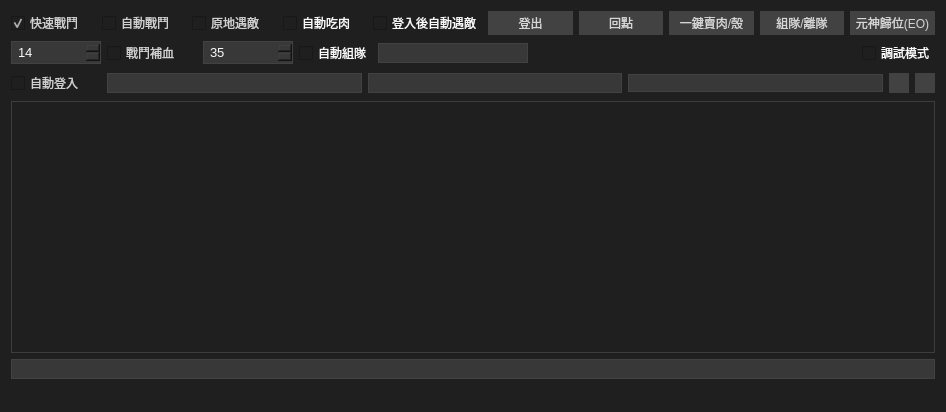
<?xml version="1.0" encoding="UTF-8"?>
<ui version="4.0">
 <class>MainFormClass</class>
 <widget class="QMainWindow" name="MainFormClass">
  <property name="geometry">
   <rect>
    <x>0</x>
    <y>0</y>
    <width>946</width>
    <height>412</height>
   </rect>
  </property>
  <property name="windowTitle">
   <string>MainForm</string>
  </property>
  <property name="styleSheet">
   <string notr="true">QWidget{
color: rgb(250, 250, 250);
background-color: rgb(31, 31, 31);
}

QToolBar{
color: rgb(250, 250, 250);
background-color: rgb(31, 31, 31);
border:none;
}

QToolButton{
color: rgb(250, 250, 250);
background-color: rgb(31, 31, 31);
border:none;
min-height:30
}

QToolButton::hover{
color: rgb(250, 250, 250);
background-color: rgb(61,61,61);
border: 1px solid rgb(112,112,112);
min-height:30
}

QToolButton:pressed,QToolButton:checked {
color: rgb(250, 250, 250);
background-color: rgb(61,61,61);
border: 1px solid rgb(46,46,46);
min-height:30

}

QStatusBar{
color: rgb(250, 250, 250);
background-color: rgb(31, 31, 31);
border:none;
}

QStatusBar::item {
     border: 0px solid red;
}

QMenuBar{
color: rgb(214,214,214); 
background-color: rgb(31,31,31)
}

QMenuBar::item {
spacing: 0px;
margin-top: 1px;
margin-left: 1px;
padding: 3px 8px;
color: rgb(214,214,214); 
background: transparent;
border-radius: 0px;
width: 65px;
height: 26px;
}

QMenuBar::item:selected{
border:1px solid rgb(112,112,112);background-color:rgb(61,61,61);color:rgb(250,250,250);}

QMenu{background-color:rgb(46, 46, 46); padding:5px; border: 1px solid rgb(66,66,66);}
QMenu::item{color:rgb(214,214,214);padding-left:8px;padding-top:7px;padding-bottom:8px;padding-right:10px;background-color:rgb(46, 46, 46);}
QMenu::item:selected{border:1px solid rgb(112,112,112);color:rgb(250,250,250);background-color:rgb(61,61,61);}
QMenu::item:hover{border:1px solid rgb(112,112,112);background-color:rgb(250,250,250);}
QMenu::item:disabled{background:rgb(46, 46, 46); color:rgb(92,92,92);}
QMenu::QAbstractItemView{color:rgb(214,214,214);padding-left:8px;padding-top:7px;padding-bottom:8px;padding-right:10px;background-color:rgb(46, 46, 46);}

QToolTip{border-style:none; background-color: rgb(57, 58, 60);color: rgb(208, 208, 208);}
</string>
  </property>
  <widget class="QWidget" name="centralWidget">
   <layout class="QGridLayout" name="gridLayout">
    <item row="0" column="0">
     <layout class="QVBoxLayout" name="verticalLayout">
      <item>
       <layout class="QHBoxLayout" name="horizontalLayout">
        <item>
         <widget class="QCheckBox" name="checkBox_EnableFastBattle">
          <property name="maximumSize">
           <size>
            <width>90</width>
            <height>16777215</height>
           </size>
          </property>
          <property name="focusPolicy">
           <enum>Qt::NoFocus</enum>
          </property>
          <property name="styleSheet">
           <string notr="true">QCheckBox { color: rgb(208, 208, 208);}</string>
          </property>
          <property name="text">
           <string>快速戰鬥</string>
          </property>
          <property name="checked">
           <bool>true</bool>
          </property>
         </widget>
        </item>
        <item>
         <widget class="QCheckBox" name="checkBox_EnableAutoBattle">
          <property name="maximumSize">
           <size>
            <width>90</width>
            <height>16777215</height>
           </size>
          </property>
          <property name="focusPolicy">
           <enum>Qt::NoFocus</enum>
          </property>
          <property name="styleSheet">
           <string notr="true">QCheckBox { color: rgb(208, 208, 208);}</string>
          </property>
          <property name="text">
           <string>自動戰鬥</string>
          </property>
          <property name="checked">
           <bool>false</bool>
          </property>
         </widget>
        </item>
        <item>
         <widget class="QCheckBox" name="checkBox_EnableAutoCombat">
          <property name="maximumSize">
           <size>
            <width>90</width>
            <height>16777215</height>
           </size>
          </property>
          <property name="focusPolicy">
           <enum>Qt::NoFocus</enum>
          </property>
          <property name="styleSheet">
           <string notr="true">QCheckBox { color: rgb(208, 208, 208);}</string>
          </property>
          <property name="text">
           <string>原地遇敵</string>
          </property>
         </widget>
        </item>
        <item>
         <widget class="QCheckBox" name="checkBox_EnableAutoEatMeat">
          <property name="maximumSize">
           <size>
            <width>90</width>
            <height>16777215</height>
           </size>
          </property>
          <property name="focusPolicy">
           <enum>Qt::NoFocus</enum>
          </property>
          <property name="text">
           <string>自動吃肉</string>
          </property>
          <property name="checked">
           <bool>false</bool>
          </property>
         </widget>
        </item>
        <item>
         <widget class="QCheckBox" name="checkBox_EnableAutoReCombat">
          <property name="text">
           <string>登入後自動遇敵</string>
          </property>
         </widget>
        </item>
        <item>
         <widget class="QPushButton" name="pushButton_logout">
          <property name="maximumSize">
           <size>
            <width>90</width>
            <height>16777215</height>
           </size>
          </property>
          <property name="focusPolicy">
           <enum>Qt::NoFocus</enum>
          </property>
          <property name="styleSheet">
           <string notr="true">QPushButton {
background-color: rgb(66, 66, 66);
border: 0px solid #dcdfe6;
padding: 3px;
color:rgb(214, 214, 214);
}

QPushButton:hover {
background-color: rgb(64, 53, 130);
color:rgb(250, 250, 250);
}

QPushButton:pressed, QPushButton:checked {
background-color: rgb(145, 131, 238);
color:rgb(250, 250, 250);
}

#button3 {
border-radius: 20px;
}</string>
          </property>
          <property name="text">
           <string>登出</string>
          </property>
         </widget>
        </item>
        <item>
         <widget class="QPushButton" name="pushButton_logback">
          <property name="maximumSize">
           <size>
            <width>90</width>
            <height>16777215</height>
           </size>
          </property>
          <property name="focusPolicy">
           <enum>Qt::NoFocus</enum>
          </property>
          <property name="styleSheet">
           <string notr="true">QPushButton {
background-color: rgb(66, 66, 66);
border: 0px solid #dcdfe6;
padding: 3px;
color:rgb(214, 214, 214);
}

QPushButton:hover {
background-color: rgb(64, 53, 130);
color:rgb(250, 250, 250);
}

QPushButton:pressed, QPushButton:checked {
background-color: rgb(145, 131, 238);
color:rgb(250, 250, 250);
}

#button3 {
border-radius: 20px;
}</string>
          </property>
          <property name="text">
           <string>回點</string>
          </property>
         </widget>
        </item>
        <item>
         <widget class="QPushButton" name="pushButton_sellall">
          <property name="maximumSize">
           <size>
            <width>90</width>
            <height>16777215</height>
           </size>
          </property>
          <property name="focusPolicy">
           <enum>Qt::NoFocus</enum>
          </property>
          <property name="styleSheet">
           <string notr="true">QPushButton {
background-color: rgb(66, 66, 66);
border: 0px solid #dcdfe6;
padding: 3px;
color:rgb(214, 214, 214);
}

QPushButton:hover {
background-color: rgb(64, 53, 130);
color:rgb(250, 250, 250);
}

QPushButton:pressed, QPushButton:checked {
background-color: rgb(145, 131, 238);
color:rgb(250, 250, 250);
}

#button3 {
border-radius: 20px;
}</string>
          </property>
          <property name="text">
           <string>一鍵賣肉/殼</string>
          </property>
         </widget>
        </item>
        <item>
         <widget class="QPushButton" name="pushButton_joinleave">
          <property name="styleSheet">
           <string notr="true">QPushButton {
background-color: rgb(66, 66, 66);
border: 0px solid #dcdfe6;
padding: 3px;
color:rgb(214, 214, 214);
}

QPushButton:hover {
background-color: rgb(64, 53, 130);
color:rgb(250, 250, 250);
}

QPushButton:pressed, QPushButton:checked {
background-color: rgb(145, 131, 238);
color:rgb(250, 250, 250);
}

#button3 {
border-radius: 20px;
}</string>
          </property>
          <property name="text">
           <string>組隊/離隊</string>
          </property>
         </widget>
        </item>
        <item>
         <widget class="QPushButton" name="pushButton">
          <property name="maximumSize">
           <size>
            <width>90</width>
            <height>16777215</height>
           </size>
          </property>
          <property name="focusPolicy">
           <enum>Qt::NoFocus</enum>
          </property>
          <property name="styleSheet">
           <string notr="true">QPushButton {
background-color: rgb(66, 66, 66);
border: 0px solid #dcdfe6;
padding: 3px;
color:rgb(214, 214, 214);
}

QPushButton:hover {
background-color: rgb(64, 53, 130);
color:rgb(250, 250, 250);
}

QPushButton:pressed, QPushButton:checked {
background-color: rgb(145, 131, 238);
color:rgb(250, 250, 250);
}

#button3 {
border-radius: 20px;
}</string>
          </property>
          <property name="text">
           <string>元神歸位(EO)</string>
          </property>
         </widget>
        </item>
       </layout>
      </item>
      <item>
       <layout class="QHBoxLayout" name="horizontalLayout_3">
        <item>
         <widget class="QSpinBox" name="spinBox_speed">
          <property name="minimumSize">
           <size>
            <width>90</width>
            <height>0</height>
           </size>
          </property>
          <property name="maximumSize">
           <size>
            <width>90</width>
            <height>16777215</height>
           </size>
          </property>
          <property name="styleSheet">
           <string notr="true">QSpinBox {
    padding-top: 2px;
    padding-bottom: 2px;
	padding-left: 4px;
    padding-right: 15px;
  border:1px solid rgb(66,66,66);
 	color:rgb(250,250,250);
  	background: rgb(56,56,56);
	selection-color: rgb(208,208,208);
	selection-background-color: rgb(80, 80, 83);
	font-family: &quot;Microsoft Yahei&quot;;
	font-size: 10pt;
}

QSpinBox:hover {
  color:rgb(250,250,250);
  background: rgb(31,31,31);
   border:1px solid rgb(153,153,153);
}

</string>
          </property>
          <property name="maximum">
           <number>127</number>
          </property>
          <property name="value">
           <number>14</number>
          </property>
         </widget>
        </item>
        <item>
         <widget class="QCheckBox" name="checkBox_EnableBattleMagicHeal">
          <property name="minimumSize">
           <size>
            <width>90</width>
            <height>0</height>
           </size>
          </property>
          <property name="maximumSize">
           <size>
            <width>90</width>
            <height>16777215</height>
           </size>
          </property>
          <property name="focusPolicy">
           <enum>Qt::NoFocus</enum>
          </property>
          <property name="styleSheet">
           <string notr="true">QCheckBox { color: rgb(208, 208, 208);}</string>
          </property>
          <property name="text">
           <string>戰鬥補血</string>
          </property>
         </widget>
        </item>
        <item>
         <widget class="QSpinBox" name="spinBox_BattleMagicHealValue">
          <property name="minimumSize">
           <size>
            <width>90</width>
            <height>0</height>
           </size>
          </property>
          <property name="maximumSize">
           <size>
            <width>90</width>
            <height>16777215</height>
           </size>
          </property>
          <property name="focusPolicy">
           <enum>Qt::WheelFocus</enum>
          </property>
          <property name="styleSheet">
           <string notr="true">QSpinBox {
    padding-top: 2px;
    padding-bottom: 2px;
	padding-left: 4px;
    padding-right: 15px;
  border:1px solid rgb(66,66,66);
 	color:rgb(250,250,250);
  	background: rgb(56,56,56);
	selection-color: rgb(208,208,208);
	selection-background-color: rgb(80, 80, 83);
	font-family: &quot;Microsoft Yahei&quot;;
	font-size: 10pt;
}

QSpinBox:hover {
  color:rgb(250,250,250);
  background: rgb(31,31,31);
   border:1px solid rgb(153,153,153);
}

</string>
          </property>
          <property name="minimum">
           <number>1</number>
          </property>
          <property name="maximum">
           <number>100</number>
          </property>
          <property name="value">
           <number>35</number>
          </property>
         </widget>
        </item>
        <item>
         <widget class="QCheckBox" name="checkBox_EnableAutoJoin">
          <property name="text">
           <string>自動組隊</string>
          </property>
         </widget>
        </item>
        <item>
         <widget class="ComboBox" name="comboBox_autojoin">
          <property name="minimumSize">
           <size>
            <width>150</width>
            <height>0</height>
           </size>
          </property>
          <property name="styleSheet">
           <string notr="true">QComboBox:editable{
  color:rgb(250,250,250);
  font-size:12px;
  padding: 1px 15px 1px 3px;
  border:1px solid rgb(66,66,66);
  background: rgb(56,56,56);
}

QComboBox:editable::hover{
  color:rgb(250,250,250);
  font-size:12px;
  padding: 1px 15px 1px 3px;
  border:1px solid rgb(153,153,153);
  background: rgb(31,31,31);
}


/* 未下拉时，QComboBox的样式 */
QComboBox {
    border: 1px solid #424242;   /* 边框 */
    border-radius: 0px;   /* 圆角 */
    /*padding: 1px 13px 1px 3px;    字体填衬 */
    color: rgb(250,250,250);
    /*font: normal normal 15px &quot;Microsoft YaHei&quot;*/;
    background:#383838;
}

QComboBox::hover {
    border: 1px solid #424242;   /* 边框 */
    border-radius: 0px;   /* 圆角 */
    /*padding: 1px 18px 1px 3px;    字体填衬 */
    color: rgb(250,250,250);
    /*font: normal normal 15px &quot;Microsoft YaHei&quot;*/;
    background:#3D3D3D;
}
 
/* 下拉后，整个下拉窗体样式 */
QComboBox QAbstractItemView {
    outline: 0px solid #1F1F1F;   /* 选定项的虚框 */
    border: 1px solid #424242;    /* 整个下拉窗体的边框 */
    color: #FAFAFA;
    background-color: #2E2E2E;   /* 整个下拉窗体的背景色 */
    selection-background-color: #3D3D3D;   /* 整个下拉窗体被选中项的背景色 */
}
 
/* 下拉后，整个下拉窗体每项的样式 */
QComboBox QAbstractItemView::item {
    height: 15px;  /* 项的高度（设置pComboBox-&gt;setView(new QListView());后，该项才起作用） */
	border: 0px solid #707070;
	background-color: #2E2E2E;
}
 
/* 下拉后，整个下拉窗体越过每项的样式 */
QComboBox QAbstractItemView::item:hover {
    color: #FAFAFA;
	border: 1px solid #707070;
    background-color:  #3D3D3D;   /* 整个下拉窗体越过每项的背景色 */
}
 
/* 下拉后，整个下拉窗体被选择的每项的样式 */
QComboBox QAbstractItemView::item:selected {
    color: #FAFAFA;
	/*border: 1px solid #707070;*/
    background-color:  #3D3D3D; 
}


QComboBox QAbstractScrollArea QScrollBar:vertical {
    background: #2E2E2E;
	width:  15px;
	min-height: 60px;  
}

QComboBox QAbstractScrollArea QScrollBar::handle:vertical {
	background: #4D4D4D;
  	border: 3px solid  #2E2E2E;
	width:  15px;
	min-height: 60px;  
}

QComboBox QAbstractScrollArea QScrollBar::handle:hover:vertical,
QComboBox QAbstractScrollArea QScrollBar::handle:pressed:vertical {
    background: #999999; 
}

QComboBox QAbstractScrollArea QScrollBar::sub-page:vertical {
    background: 444444;
}

QComboBox QAbstractScrollArea QScrollBar::add-page:vertical {
    background: 5B5B5B;
}

QComboBox QAbstractScrollArea QScrollBar::add-line:vertical {
    background: none;
}

QComboBox QAbstractScrollArea QScrollBar::sub-line:vertical {
    background: none;
}
 

 
/* 设置为可编辑（setEditable(true)）editable时，编辑区域的样式 */
QComboBox:editable {
    background: #383838;
}
 
/* 设置为非编辑（setEditable(false)）!editable时，整个QComboBox的样式 */
QComboBox:!editable {
    background:#383838;
}
 
/* 设置为可编辑editable时，点击整个QComboBox的样式 */
QComboBox:editable:on {
    background:#383838;
}
 
/* 设置为非编辑!editable时，点击整个QComboBox的样式 */
QComboBox:!editable:on {
    background:#383838;
}
 
/* 设置为可编辑editable时，下拉框的样式 */
QComboBox::drop-down:editable {
    background:#383838;
}
 
/* 设置为可编辑editable时，点击下拉框的样式 */
QComboBox::drop-down:editable:on {
    background:#383838;
}
 
/* 设置为非编辑!editable时，下拉框的样式 */
QComboBox::drop-down:!editable {
    background: #383838;
}
 
/* 设置为非编辑!editable时，点击下拉框的样式 */
QComboBox::drop-down:!editable:on {
    background:#383838;
}
 
/* 点击QComboBox */
QComboBox:on {
}
 
/* 下拉框样式 */
QComboBox::drop-down {
    subcontrol-origin: padding;   /* 子控件在父元素中的原点矩形。如果未指定此属性，则默认为padding。 */
    subcontrol-position: top right;   /* 下拉框的位置（右上） */
    width: 15px;   /* 下拉框的宽度 */
 
    border-left-width: 0px;   /* 下拉框的左边界线宽度 */
    border-left-color: #383838;   /* 下拉框的左边界线颜色 */
    border-left-style: solid;   /* 下拉框的左边界线为实线 */
    border-top-right-radius: 0px;   /* 下拉框的右上边界线的圆角半径（应和整个QComboBox右上边界线的圆角半径一致） */
    border-bottom-right-radius: 0px;   /* 同上 */
}
　/* 越过下拉框样式 */
 
　QComboBox::drop-down:hover {
 
　　　background:#3D3D3D;
 
　}
/* 下拉箭头样式 */ QComboBox::down-arrow {
 width: 15px; /* 下拉箭头的宽度（建议与下拉框drop-down的宽度一致） */ 
background: transparent; /* 下拉箭头的的背景色 */ 
padding: 0px 0px 0px 0px; /* 上内边距、右内边距、下内边距、左内边距 */ 
image: url(:/image/icon_down_arrow.png);
} 

/* 点击下拉箭头 */
 QComboBox::down-arrow:on {
	image: url(:/image/icon_up_arrow.png);
}

</string>
          </property>
          <property name="editable">
           <bool>true</bool>
          </property>
         </widget>
        </item>
        <item>
         <spacer name="horizontalSpacer">
          <property name="orientation">
           <enum>Qt::Horizontal</enum>
          </property>
          <property name="sizeHint" stdset="0">
           <size>
            <width>40</width>
            <height>20</height>
           </size>
          </property>
         </spacer>
        </item>
        <item>
         <widget class="QCheckBox" name="checkBox_EnableDebugMode">
          <property name="text">
           <string>調試模式</string>
          </property>
         </widget>
        </item>
       </layout>
      </item>
      <item>
       <layout class="QHBoxLayout" name="horizontalLayout_2">
        <item>
         <widget class="QCheckBox" name="checkBox_EnableAutoLogin">
          <property name="maximumSize">
           <size>
            <width>90</width>
            <height>16777215</height>
           </size>
          </property>
          <property name="focusPolicy">
           <enum>Qt::NoFocus</enum>
          </property>
          <property name="styleSheet">
           <string notr="true">QCheckBox { color: rgb(208, 208, 208);}</string>
          </property>
          <property name="text">
           <string>自動登入</string>
          </property>
         </widget>
        </item>
        <item>
         <widget class="QComboBox" name="comboBox_userdata">
          <property name="minimumSize">
           <size>
            <width>200</width>
            <height>0</height>
           </size>
          </property>
          <property name="tabletTracking">
           <bool>true</bool>
          </property>
          <property name="focusPolicy">
           <enum>Qt::StrongFocus</enum>
          </property>
          <property name="styleSheet">
           <string notr="true">QComboBox:editable{
  color:rgb(250,250,250);
  font-size:12px;
  padding: 1px 15px 1px 3px;
  border:1px solid rgb(66,66,66);
  background: rgb(56,56,56);
}

QComboBox:editable::hover{
  color:rgb(250,250,250);
  font-size:12px;
  padding: 1px 15px 1px 3px;
  border:1px solid rgb(153,153,153);
  background: rgb(31,31,31);
}


/* 未下拉时，QComboBox的样式 */
QComboBox {
    border: 1px solid #424242;   /* 边框 */
    border-radius: 0px;   /* 圆角 */
    /*padding: 1px 13px 1px 3px;    字体填衬 */
    color: rgb(250,250,250);
    /*font: normal normal 15px &quot;Microsoft YaHei&quot;*/;
    background:#383838;
}

QComboBox::hover {
    border: 1px solid #424242;   /* 边框 */
    border-radius: 0px;   /* 圆角 */
    /*padding: 1px 18px 1px 3px;    字体填衬 */
    color: rgb(250,250,250);
    /*font: normal normal 15px &quot;Microsoft YaHei&quot;*/;
    background:#3D3D3D;
}
 
/* 下拉后，整个下拉窗体样式 */
QComboBox QAbstractItemView {
    outline: 0px solid #1F1F1F;   /* 选定项的虚框 */
    border: 1px solid #424242;    /* 整个下拉窗体的边框 */
    color: #FAFAFA;
    background-color: #2E2E2E;   /* 整个下拉窗体的背景色 */
    selection-background-color: #3D3D3D;   /* 整个下拉窗体被选中项的背景色 */
}
 
/* 下拉后，整个下拉窗体每项的样式 */
QComboBox QAbstractItemView::item {
    height: 15px;  /* 项的高度（设置pComboBox-&gt;setView(new QListView());后，该项才起作用） */
	border: 0px solid #707070;
	background-color: #2E2E2E;
}
 
/* 下拉后，整个下拉窗体越过每项的样式 */
QComboBox QAbstractItemView::item:hover {
    color: #FAFAFA;
	border: 1px solid #707070;
    background-color:  #3D3D3D;   /* 整个下拉窗体越过每项的背景色 */
}
 
/* 下拉后，整个下拉窗体被选择的每项的样式 */
QComboBox QAbstractItemView::item:selected {
    color: #FAFAFA;
	/*border: 1px solid #707070;*/
    background-color:  #3D3D3D; 
}


QComboBox QAbstractScrollArea QScrollBar:vertical {
    background: #2E2E2E;
	width:  15px;
	min-height: 60px;  
}

QComboBox QAbstractScrollArea QScrollBar::handle:vertical {
	background: #4D4D4D;
  	border: 3px solid  #2E2E2E;
	width:  15px;
	min-height: 60px;  
}

QComboBox QAbstractScrollArea QScrollBar::handle:hover:vertical,
QComboBox QAbstractScrollArea QScrollBar::handle:pressed:vertical {
    background: #999999; 
}

QComboBox QAbstractScrollArea QScrollBar::sub-page:vertical {
    background: 444444;
}

QComboBox QAbstractScrollArea QScrollBar::add-page:vertical {
    background: 5B5B5B;
}

QComboBox QAbstractScrollArea QScrollBar::add-line:vertical {
    background: none;
}

QComboBox QAbstractScrollArea QScrollBar::sub-line:vertical {
    background: none;
}
 

 
/* 设置为可编辑（setEditable(true)）editable时，编辑区域的样式 */
QComboBox:editable {
    background: #383838;
}
 
/* 设置为非编辑（setEditable(false)）!editable时，整个QComboBox的样式 */
QComboBox:!editable {
    background:#383838;
}
 
/* 设置为可编辑editable时，点击整个QComboBox的样式 */
QComboBox:editable:on {
    background:#383838;
}
 
/* 设置为非编辑!editable时，点击整个QComboBox的样式 */
QComboBox:!editable:on {
    background:#383838;
}
 
/* 设置为可编辑editable时，下拉框的样式 */
QComboBox::drop-down:editable {
    background:#383838;
}
 
/* 设置为可编辑editable时，点击下拉框的样式 */
QComboBox::drop-down:editable:on {
    background:#383838;
}
 
/* 设置为非编辑!editable时，下拉框的样式 */
QComboBox::drop-down:!editable {
    background: #383838;
}
 
/* 设置为非编辑!editable时，点击下拉框的样式 */
QComboBox::drop-down:!editable:on {
    background:#383838;
}
 
/* 点击QComboBox */
QComboBox:on {
}
 
/* 下拉框样式 */
QComboBox::drop-down {
    subcontrol-origin: padding;   /* 子控件在父元素中的原点矩形。如果未指定此属性，则默认为padding。 */
    subcontrol-position: top right;   /* 下拉框的位置（右上） */
    width: 15px;   /* 下拉框的宽度 */
 
    border-left-width: 0px;   /* 下拉框的左边界线宽度 */
    border-left-color: #383838;   /* 下拉框的左边界线颜色 */
    border-left-style: solid;   /* 下拉框的左边界线为实线 */
    border-top-right-radius: 0px;   /* 下拉框的右上边界线的圆角半径（应和整个QComboBox右上边界线的圆角半径一致） */
    border-bottom-right-radius: 0px;   /* 同上 */
}
　/* 越过下拉框样式 */
 
　QComboBox::drop-down:hover {
 
　　　background:#3D3D3D;
 
　}
/* 下拉箭头样式 */ QComboBox::down-arrow {
 width: 15px; /* 下拉箭头的宽度（建议与下拉框drop-down的宽度一致） */ 
background: transparent; /* 下拉箭头的的背景色 */ 
padding: 0px 0px 0px 0px; /* 上内边距、右内边距、下内边距、左内边距 */ 
image: url(:/image/icon_down_arrow.png);
} 

/* 点击下拉箭头 */
 QComboBox::down-arrow:on {
	image: url(:/image/icon_up_arrow.png);
}

</string>
          </property>
          <property name="editable">
           <bool>true</bool>
          </property>
          <property name="placeholderText">
           <string>ACCOUNT</string>
          </property>
         </widget>
        </item>
        <item>
         <widget class="QComboBox" name="comboBox_userdata_2">
          <property name="minimumSize">
           <size>
            <width>200</width>
            <height>0</height>
           </size>
          </property>
          <property name="tabletTracking">
           <bool>true</bool>
          </property>
          <property name="focusPolicy">
           <enum>Qt::StrongFocus</enum>
          </property>
          <property name="styleSheet">
           <string notr="true">QComboBox:editable{
  color:rgb(250,250,250);
  font-size:12px;
  padding: 1px 15px 1px 3px;
  border:1px solid rgb(66,66,66);
  background: rgb(56,56,56);
}

QComboBox:editable::hover{
  color:rgb(250,250,250);
  font-size:12px;
  padding: 1px 15px 1px 3px;
  border:1px solid rgb(153,153,153);
  background: rgb(31,31,31);
}


/* 未下拉时，QComboBox的样式 */
QComboBox {
    border: 1px solid #424242;   /* 边框 */
    border-radius: 0px;   /* 圆角 */
    /*padding: 1px 13px 1px 3px;    字体填衬 */
    color: rgb(250,250,250);
    /*font: normal normal 15px &quot;Microsoft YaHei&quot;*/;
    background:#383838;
}

QComboBox::hover {
    border: 1px solid #424242;   /* 边框 */
    border-radius: 0px;   /* 圆角 */
    /*padding: 1px 18px 1px 3px;    字体填衬 */
    color: rgb(250,250,250);
    /*font: normal normal 15px &quot;Microsoft YaHei&quot;*/;
    background:#3D3D3D;
}
 
/* 下拉后，整个下拉窗体样式 */
QComboBox QAbstractItemView {
    outline: 0px solid #1F1F1F;   /* 选定项的虚框 */
    border: 1px solid #424242;    /* 整个下拉窗体的边框 */
    color: #FAFAFA;
    background-color: #2E2E2E;   /* 整个下拉窗体的背景色 */
    selection-background-color: #3D3D3D;   /* 整个下拉窗体被选中项的背景色 */
}
 
/* 下拉后，整个下拉窗体每项的样式 */
QComboBox QAbstractItemView::item {
    height: 15px;  /* 项的高度（设置pComboBox-&gt;setView(new QListView());后，该项才起作用） */
	border: 0px solid #707070;
	background-color: #2E2E2E;
}
 
/* 下拉后，整个下拉窗体越过每项的样式 */
QComboBox QAbstractItemView::item:hover {
    color: #FAFAFA;
	border: 1px solid #707070;
    background-color:  #3D3D3D;   /* 整个下拉窗体越过每项的背景色 */
}
 
/* 下拉后，整个下拉窗体被选择的每项的样式 */
QComboBox QAbstractItemView::item:selected {
    color: #FAFAFA;
	/*border: 1px solid #707070;*/
    background-color:  #3D3D3D; 
}


QComboBox QAbstractScrollArea QScrollBar:vertical {
    background: #2E2E2E;
	width:  15px;
	min-height: 60px;  
}

QComboBox QAbstractScrollArea QScrollBar::handle:vertical {
	background: #4D4D4D;
  	border: 3px solid  #2E2E2E;
	width:  15px;
	min-height: 60px;  
}

QComboBox QAbstractScrollArea QScrollBar::handle:hover:vertical,
QComboBox QAbstractScrollArea QScrollBar::handle:pressed:vertical {
    background: #999999; 
}

QComboBox QAbstractScrollArea QScrollBar::sub-page:vertical {
    background: 444444;
}

QComboBox QAbstractScrollArea QScrollBar::add-page:vertical {
    background: 5B5B5B;
}

QComboBox QAbstractScrollArea QScrollBar::add-line:vertical {
    background: none;
}

QComboBox QAbstractScrollArea QScrollBar::sub-line:vertical {
    background: none;
}
 

 
/* 设置为可编辑（setEditable(true)）editable时，编辑区域的样式 */
QComboBox:editable {
    background: #383838;
}
 
/* 设置为非编辑（setEditable(false)）!editable时，整个QComboBox的样式 */
QComboBox:!editable {
    background:#383838;
}
 
/* 设置为可编辑editable时，点击整个QComboBox的样式 */
QComboBox:editable:on {
    background:#383838;
}
 
/* 设置为非编辑!editable时，点击整个QComboBox的样式 */
QComboBox:!editable:on {
    background:#383838;
}
 
/* 设置为可编辑editable时，下拉框的样式 */
QComboBox::drop-down:editable {
    background:#383838;
}
 
/* 设置为可编辑editable时，点击下拉框的样式 */
QComboBox::drop-down:editable:on {
    background:#383838;
}
 
/* 设置为非编辑!editable时，下拉框的样式 */
QComboBox::drop-down:!editable {
    background: #383838;
}
 
/* 设置为非编辑!editable时，点击下拉框的样式 */
QComboBox::drop-down:!editable:on {
    background:#383838;
}
 
/* 点击QComboBox */
QComboBox:on {
}
 
/* 下拉框样式 */
QComboBox::drop-down {
    subcontrol-origin: padding;   /* 子控件在父元素中的原点矩形。如果未指定此属性，则默认为padding。 */
    subcontrol-position: top right;   /* 下拉框的位置（右上） */
    width: 15px;   /* 下拉框的宽度 */
 
    border-left-width: 0px;   /* 下拉框的左边界线宽度 */
    border-left-color: #383838;   /* 下拉框的左边界线颜色 */
    border-left-style: solid;   /* 下拉框的左边界线为实线 */
    border-top-right-radius: 0px;   /* 下拉框的右上边界线的圆角半径（应和整个QComboBox右上边界线的圆角半径一致） */
    border-bottom-right-radius: 0px;   /* 同上 */
}
　/* 越过下拉框样式 */
 
　QComboBox::drop-down:hover {
 
　　　background:#3D3D3D;
 
　}
/* 下拉箭头样式 */ QComboBox::down-arrow {
 width: 15px; /* 下拉箭头的宽度（建议与下拉框drop-down的宽度一致） */ 
background: transparent; /* 下拉箭头的的背景色 */ 
padding: 0px 0px 0px 0px; /* 上内边距、右内边距、下内边距、左内边距 */ 
image: url(:/image/icon_down_arrow.png);
} 

/* 点击下拉箭头 */
 QComboBox::down-arrow:on {
	image: url(:/image/icon_up_arrow.png);
}

</string>
          </property>
          <property name="editable">
           <bool>true</bool>
          </property>
          <property name="placeholderText">
           <string>PASSWORD</string>
          </property>
         </widget>
        </item>
        <item>
         <widget class="QComboBox" name="comboBox_userdata_3">
          <property name="focusPolicy">
           <enum>Qt::WheelFocus</enum>
          </property>
          <property name="styleSheet">
           <string notr="true">QComboBox:editable{
  color:rgb(250,250,250);
  font-size:12px;
  padding: 1px 15px 1px 3px;
  border:1px solid rgb(66,66,66);
  background: rgb(56,56,56);
}

QComboBox:editable::hover{
  color:rgb(250,250,250);
  font-size:12px;
  padding: 1px 15px 1px 3px;
  border:1px solid rgb(153,153,153);
  background: rgb(31,31,31);
}


/* 未下拉时，QComboBox的样式 */
QComboBox {
    border: 1px solid #424242;   /* 边框 */
    border-radius: 0px;   /* 圆角 */
    /*padding: 1px 13px 1px 3px;    字体填衬 */
    color: rgb(250,250,250);
    /*font: normal normal 15px &quot;Microsoft YaHei&quot;*/;
    background:#383838;
}

QComboBox::hover {
    border: 1px solid #424242;   /* 边框 */
    border-radius: 0px;   /* 圆角 */
    /*padding: 1px 18px 1px 3px;    字体填衬 */
    color: rgb(250,250,250);
    /*font: normal normal 15px &quot;Microsoft YaHei&quot;*/;
    background:#3D3D3D;
}
 
/* 下拉后，整个下拉窗体样式 */
QComboBox QAbstractItemView {
    outline: 0px solid #1F1F1F;   /* 选定项的虚框 */
    border: 1px solid #424242;    /* 整个下拉窗体的边框 */
    color: #FAFAFA;
    background-color: #2E2E2E;   /* 整个下拉窗体的背景色 */
    selection-background-color: #3D3D3D;   /* 整个下拉窗体被选中项的背景色 */
}
 
/* 下拉后，整个下拉窗体每项的样式 */
QComboBox QAbstractItemView::item {
    height: 15px;  /* 项的高度（设置pComboBox-&gt;setView(new QListView());后，该项才起作用） */
	border: 0px solid #707070;
	background-color: #2E2E2E;
}
 
/* 下拉后，整个下拉窗体越过每项的样式 */
QComboBox QAbstractItemView::item:hover {
    color: #FAFAFA;
	border: 1px solid #707070;
    background-color:  #3D3D3D;   /* 整个下拉窗体越过每项的背景色 */
}
 
/* 下拉后，整个下拉窗体被选择的每项的样式 */
QComboBox QAbstractItemView::item:selected {
    color: #FAFAFA;
	/*border: 1px solid #707070;*/
    background-color:  #3D3D3D; 
}


QComboBox QAbstractScrollArea QScrollBar:vertical {
    background: #2E2E2E;
	width:  15px;
	min-height: 60px;  
}

QComboBox QAbstractScrollArea QScrollBar::handle:vertical {
	background: #4D4D4D;
  	border: 3px solid  #2E2E2E;
	width:  15px;
	min-height: 60px;  
}

QComboBox QAbstractScrollArea QScrollBar::handle:hover:vertical,
QComboBox QAbstractScrollArea QScrollBar::handle:pressed:vertical {
    background: #999999; 
}

QComboBox QAbstractScrollArea QScrollBar::sub-page:vertical {
    background: 444444;
}

QComboBox QAbstractScrollArea QScrollBar::add-page:vertical {
    background: 5B5B5B;
}

QComboBox QAbstractScrollArea QScrollBar::add-line:vertical {
    background: none;
}

QComboBox QAbstractScrollArea QScrollBar::sub-line:vertical {
    background: none;
}
 

 
/* 设置为可编辑（setEditable(true)）editable时，编辑区域的样式 */
QComboBox:editable {
    background: #383838;
}
 
/* 设置为非编辑（setEditable(false)）!editable时，整个QComboBox的样式 */
QComboBox:!editable {
    background:#383838;
}
 
/* 设置为可编辑editable时，点击整个QComboBox的样式 */
QComboBox:editable:on {
    background:#383838;
}
 
/* 设置为非编辑!editable时，点击整个QComboBox的样式 */
QComboBox:!editable:on {
    background:#383838;
}
 
/* 设置为可编辑editable时，下拉框的样式 */
QComboBox::drop-down:editable {
    background:#383838;
}
 
/* 设置为可编辑editable时，点击下拉框的样式 */
QComboBox::drop-down:editable:on {
    background:#383838;
}
 
/* 设置为非编辑!editable时，下拉框的样式 */
QComboBox::drop-down:!editable {
    background: #383838;
}
 
/* 设置为非编辑!editable时，点击下拉框的样式 */
QComboBox::drop-down:!editable:on {
    background:#383838;
}
 
/* 点击QComboBox */
QComboBox:on {
}
 
/* 下拉框样式 */
QComboBox::drop-down {
    subcontrol-origin: padding;   /* 子控件在父元素中的原点矩形。如果未指定此属性，则默认为padding。 */
    subcontrol-position: top right;   /* 下拉框的位置（右上） */
    width: 15px;   /* 下拉框的宽度 */
 
    border-left-width: 0px;   /* 下拉框的左边界线宽度 */
    border-left-color: #383838;   /* 下拉框的左边界线颜色 */
    border-left-style: solid;   /* 下拉框的左边界线为实线 */
    border-top-right-radius: 0px;   /* 下拉框的右上边界线的圆角半径（应和整个QComboBox右上边界线的圆角半径一致） */
    border-bottom-right-radius: 0px;   /* 同上 */
}
　/* 越过下拉框样式 */
 
　QComboBox::drop-down:hover {
 
　　　background:#3D3D3D;
 
　}
/* 下拉箭头样式 */ QComboBox::down-arrow {
 width: 15px; /* 下拉箭头的宽度（建议与下拉框drop-down的宽度一致） */ 
background: transparent; /* 下拉箭头的的背景色 */ 
padding: 0px 0px 0px 0px; /* 上内边距、右内边距、下内边距、左内边距 */ 
image: url(:/image/icon_down_arrow.png);
} 

/* 点击下拉箭头 */
 QComboBox::down-arrow:on {
	image: url(:/image/icon_up_arrow.png);
}

</string>
          </property>
         </widget>
        </item>
        <item>
         <widget class="QPushButton" name="pushButton_userdata">
          <property name="minimumSize">
           <size>
            <width>20</width>
            <height>20</height>
           </size>
          </property>
          <property name="maximumSize">
           <size>
            <width>20</width>
            <height>20</height>
           </size>
          </property>
          <property name="styleSheet">
           <string notr="true">QPushButton {
background-color: rgb(66, 66, 66);
border: 0px solid #dcdfe6;
padding: 3px;
color:rgb(214, 214, 214);
}

QPushButton:hover {
background-color: rgb(64, 53, 130);
color:rgb(250, 250, 250);
}

QPushButton:pressed, QPushButton:checked {
background-color: rgb(145, 131, 238);
color:rgb(250, 250, 250);
}

#button3 {
border-radius: 20px;
}</string>
          </property>
          <property name="text">
           <string/>
          </property>
          <property name="icon">
           <iconset resource="Resource.qrc">
            <normaloff>:/image/icon_directory.png</normaloff>:/image/icon_directory.png</iconset>
          </property>
         </widget>
        </item>
        <item>
         <widget class="QPushButton" name="pushButton_userdatarefresh">
          <property name="minimumSize">
           <size>
            <width>20</width>
            <height>20</height>
           </size>
          </property>
          <property name="maximumSize">
           <size>
            <width>20</width>
            <height>20</height>
           </size>
          </property>
          <property name="styleSheet">
           <string notr="true">QPushButton {
background-color: rgb(66, 66, 66);
border: 0px solid #dcdfe6;
padding: 3px;
color:rgb(214, 214, 214);
}

QPushButton:hover {
background-color: rgb(64, 53, 130);
color:rgb(250, 250, 250);
}

QPushButton:pressed, QPushButton:checked {
background-color: rgb(145, 131, 238);
color:rgb(250, 250, 250);
}

#button3 {
border-radius: 20px;
}</string>
          </property>
          <property name="text">
           <string/>
          </property>
          <property name="icon">
           <iconset resource="Resource.qrc">
            <normaloff>:/image/icon_restart.png</normaloff>:/image/icon_restart.png</iconset>
          </property>
         </widget>
        </item>
       </layout>
      </item>
      <item>
       <widget class="ListView" name="listView">
        <property name="focusPolicy">
         <enum>Qt::StrongFocus</enum>
        </property>
        <property name="styleSheet">
         <string notr="true">QListView {
    background: rgb(31,31,31);
    border: 1px solid rgb(61,61,61);
    alternate-background-color: #525252;
    gridline-color: transparent;
	outline:none;
}

QListView QTableCornerButton::section {
    background: rgb(31,31,31);
    border: 0px solid #418bc9;/*边框*/
    border-radius:0px;/*边框圆角*/
    border-color: rgb(41, 139, 201);/*边框颜色*/
    font: bold 11pt;/*字体大小*/
    padding:12px 0 0 10px;/*内边距*/
 }

QListView::item {
    background: rgb(31,31,31);
}

QListView::item:selected {
    background:rgb(61,61,61); /* qlineargradient(spread:pad, x1:0, y1:0, x2:0, y2:1, stop:0 #484848, stop:1 #383838);*/
}

QListView::item:hover {
    background:rgb(61,61,61);
}

QHeaderView {
    text-align: center;
    background: rgb(31,31,31);
    padding: 0px;
    margin: 0px;
    border: 0px solid rgb(61,61,61);

}

QHeaderView::section::vertical {
    text-align: center;
    background: rgb(31,31,31);
    padding: 3px;
    margin: 0px;
    border: 0px solid rgb(61,61,61);
    border-left-width: 0;
	border-bottom-width: 1;
	border-right-width: 1;
}

QHeaderView::section::horizontal{
    text-align: center;
    background: rgb(31,31,31);
    padding: 3px;
    margin: 0px;
    border: 0px solid rgb(61,61,61);
    border-left-width: 0;
	border-bottom-width: 1;
	border-right-width: 1;
}

QScrollBar:vertical {
    background: rgb(46,46,46);
	width: 20px;
	height:20px;
}

QScrollBar::handle:vertical {
    background: rgb(71,71,71);
  	border: 3px solid  rgb(46,46,46);
}

QScrollBar::handle:hover:vertical,
QScrollBar::handle:pressed:vertical {
    background: rgb(153,153,153);
}

QScrollBar::sub-page:vertical {
	height:9px;
    background: 444444;
}

QScrollBar::add-page:vertical {
	height:9px;
    background: 5B5B5B;
}

QScrollBar::add-line:vertical {
	height:9px;
    background: none;
}

QScrollBar::sub-line:vertical {
	height:9px;
    background: none;
}

QScrollBar:horizontal {
    background: rgb(46,46,46);
}

QScrollBar::handle:horizontal {
    background: rgb(71,71,71);
  	border: 3px solid  rgb(46,46,46);
}

QScrollBar::handle:hover:horizontal,
QScrollBar::handle:pressed:horizontal {
    background: rgb(153,153,153);
}

QScrollBar::sub-page:horizontal {
    background: 444444;
}

QScrollBar::add-page:horizontal {
    background: 5B5B5B;
}

QScrollBar::add-line:horizontal {
    background: none;
}

QScrollBar::sub-line:horizontal {
    background: none;
}

QToolTip{
border-style:none; 
background-color: rgb(57, 58, 60);
color: rgb(208, 208, 208);
}</string>
        </property>
       </widget>
      </item>
      <item>
       <widget class="QLineEdit" name="lineEdit_chat">
        <property name="styleSheet">
         <string notr="true">QLineEdit{
  color:rgb(250,250,250);
  font-size:12px;
  padding: 1px 15px 1px 3px;
  border:1px solid rgb(66,66,66);
  background: rgb(56,56,56);
}

QLineEdit::hover{
  color:rgb(250,250,250);
  font-size:12px;
  padding: 1px 15px 1px 3px;
  border:1px solid rgb(153,153,153);
  background: rgb(31,31,31);
}
</string>
        </property>
       </widget>
      </item>
     </layout>
    </item>
   </layout>
  </widget>
  <widget class="QStatusBar" name="statusBar"/>
 </widget>
 <layoutdefault spacing="6" margin="11"/>
 <customwidgets>
  <customwidget>
   <class>ListView</class>
   <extends>QListView</extends>
   <header location="global">listview.h</header>
  </customwidget>
  <customwidget>
   <class>ComboBox</class>
   <extends>QComboBox</extends>
   <header location="global">combobox.h</header>
  </customwidget>
 </customwidgets>
 <resources>
  <include location="Resource.qrc"/>
 </resources>
 <connections/>
</ui>
